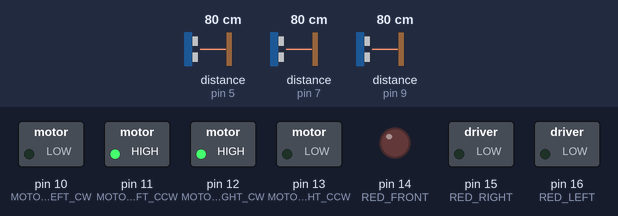
Recording of a sketch running on a simulated Arduino Uno, built with avr-gcc and run on an emulated ATmega328P. Shown: switched loads named in the sketch (green lamp = pin HIGH), output pins drawn as LEDs (lit = HIGH). Wiring (inferred from the names in the program): 3 × ultrasonic range finder: trigger pin 4, echo pin 5 / trigger pin 6, echo pin 7 / trigger pin 8, echo pin 9. Dashed ring = blinking. The test bench sets the inputs (shaded band); at power-on: distance to the obstacle (sensors on pin 5, pin 7, pin 9) 80 cm. The echo pulse lasts 58.3 µs per cm; pins used as bus, display or sensor lines are not drawn; what the sketch prints to the serial monitor is not drawn.

Above: at 1.5 s.
1.6 s: distance to the obstacle (sensor on pin 5) set to 7 cm
3.3 s: distance to the obstacle (sensor on pin 5) set to 4 cm
At 4.22 s:
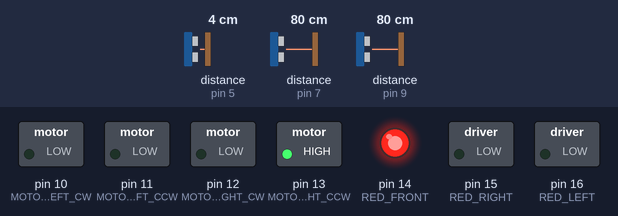
6.8 s: distance to the obstacle (sensor on pin 7) set to 7 cm
10.3 s: distance to the obstacle (sensor on pin 7) set to 4 cm
At 11.1 s:
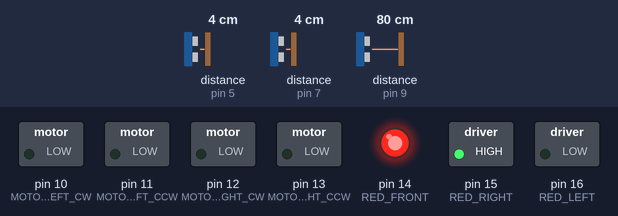
At 12.09 s:
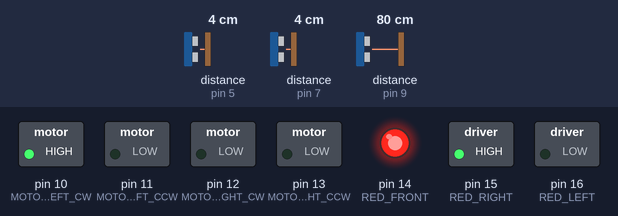
13.8 s: distance to the obstacle (sensor on pin 9) set to 7 cm
17.3 s: distance to the obstacle (sensor on pin 9) set to 4 cm
At 18.3 s:
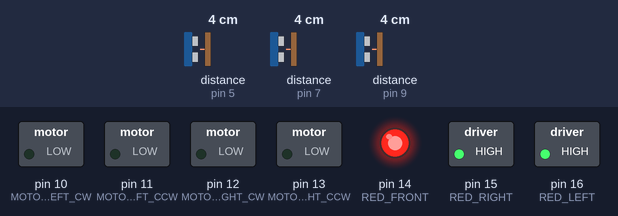
Timing chart, 0 to 20.3 s (numbered marks = the images above; inputs shaded):
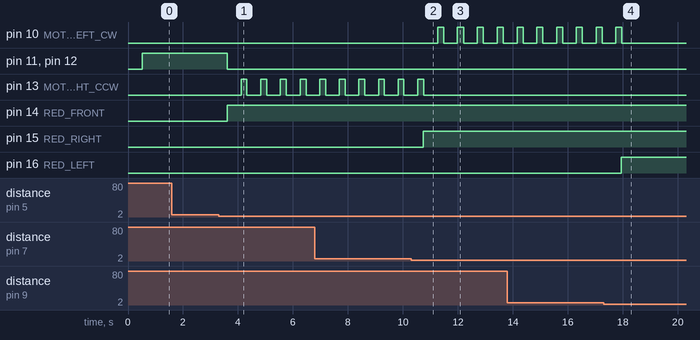

Measured:
- the behaviour switches between 6 and 5 cm on distance to the obstacle (sensor on pin 5) (found by bisection; images 0 and 1)
- the behaviour switches between 6 and 5 cm on distance to the obstacle (sensor on pin 7) (found by bisection; images 1 and 2)
- the behaviour switches between 6 and 5 cm on distance to the obstacle (sensor on pin 9) (found by bisection; images 3 and 4)
- after the input at 1.6 s, every drawn part: stays the same
- after the input at 3.3 s, pin 11 (MOTOR_LEFT_CCW), pin 12 (MOTOR_RIGHT_CW): HIGH → LOW after 0.31 s; pin 13 (MOTOR_RIGHT_CCW): alternates HIGH for 0.22 s and LOW for 0.50 s, starting after 0.81 s; pin 14 (RED_FRONT): LOW → HIGH after 0.31 s
- after the input at 10.3 s, pin 10 (MOTOR_LEFT_CW): alternates HIGH for 0.22 s and LOW for 0.50 s, starting after 0.96 s; pin 13 (MOTOR_RIGHT_CCW): goes on until 10.8 s, then stays LOW; pin 15 (RED_RIGHT): LOW → HIGH after 0.45 s
- after the input at 17.3 s, pin 10 (MOTOR_LEFT_CW): goes on until 18.0 s, then stays LOW; pin 16 (RED_LEFT): LOW → HIGH after 0.65 s

The sketch:

AutoDrivingTest6.ino
```cpp
/////////////////////////////////////////////////
//  하이로보 현장실습 과제                       //
//  자율주행 미로 탈출 RC 카 제작                //
//  초음파 센서 3개, RGB LED 3개, DC 모터 2개   //
//////////////////////////////////////////////

#define ULTRA_FRONT_TRIG 4 // 3번 초음파 센서 Trigger
#define ULTRA_FRONT_ECHO 5 // 3번 초음파 센서 Echo
#define ULTRA_RIGHT_TRIG 6 // 2번 초음파 센서 Trigger
#define ULTRA_RIGHT_ECHO 7 // 2번 초음파 센서 Echo
#define ULTRA_LEFT_TRIG 8 // 1번 초음파 센서 Trigger
#define ULTRA_LEFT_ECHO 9 // 1번 초음파 센서 Echo
#define MOTOR_LEFT_CW 10 // 왼쪽 모터 역회전
#define MOTOR_LEFT_CCW 11 // 왼쪽 모터 정회전
#define MOTOR_RIGHT_CW 12 // 오른쪽 모터 정회전
#define MOTOR_RIGHT_CCW 13 // 오른쪽 모터 역회전
#define RED_FRONT 14 // (A0) RGB LED 3번의 RED
#define RED_RIGHT 15 // (A1) RGB LED 2번의 RED
#define RED_LEFT 16 // (A2) RGB LED 1번의 RED

// 1번(좌측), 2번(우측), 3번(정면)
// RGB LED(Analog Pin 0~3), DC Motor(Digital Pin 10~13), UltraSound(Digital Pin 4~9)

int Duration_Front, Duration_Left, Duration_Right;
int Distance_Front, Distance_Left, Distance_Right;
int CASE, Front, Left, Right;

/* 초기화 부분*/
void setup() {
  Serial.begin(9600); //시리얼 모니터 확인용 : Baudrate=9600
  Pin_Init(); //Digita Pin 활성화
  Device_Init(); //각 센서 초기화
}

/* 반복 실행 부분*/
void loop() {
  // 초음파 센서로 거리 측정 (좌측)
  digitalWrite(ULTRA_LEFT_TRIG,HIGH);   // 센서에 Trig 신호 입력
  delayMicroseconds(10);  // 10us 정도 유지 (고정)
  digitalWrite(ULTRA_LEFT_TRIG,LOW);    // Trig 신호 off
  Duration_Left = pulseIn(ULTRA_LEFT_ECHO, HIGH);  // Echo pin: HIGH->Low 간격을 측정
  Distance_Left = microsecondsToCentimeters(Duration_Left);  // 거리(cm)로 변환, 왼쪽 거리 측정
  if(Distance_Left < 5)  // 왼쪽 거리가 너무 가까우면
  {
    digitalWrite(RED_LEFT,HIGH); // RED1 On
    //Serial.println("LEFT <Too Close>"); // 경고 메시지
    Left = 2;
  }
  /*else if(Distance_Left < 8) // 적정거리 유지
  {
    Left = 2;
  }*/
  else
  {
    digitalWrite(RED_LEFT,LOW); // RED1 Off
    Left = 0;
  }
  // 초음파 센서로 거리 측정 (우측)
  digitalWrite(ULTRA_RIGHT_TRIG,HIGH);   // 센서에 Trig 신호 입력
  delayMicroseconds(10);  // 10us 정도 유지 (고정)
  digitalWrite(ULTRA_RIGHT_TRIG,LOW);    // Trig 신호 off
  Duration_Right = pulseIn(ULTRA_RIGHT_ECHO, HIGH);  // Echo pin: HIGH->Low 간격을 측정
  Distance_Right = microsecondsToCentimeters(Duration_Right);  // 거리(cm)로 변환, 오른쪽 거리 측정
  if(Distance_Right < 5)  // 왼쪽 거리가 너무 가까우면
  {
    digitalWrite(RED_RIGHT,HIGH); // RED2 On
    //Serial.println("RIGHT <Too Close>"); // 경고 메시지
    Right = 1;
  }
  else
  {
    digitalWrite(RED_RIGHT,LOW); // RED2 Off
    Right = 0;
  }
  // 초음파 센서로 거리 측정 (정면)
  digitalWrite(ULTRA_FRONT_TRIG,HIGH);   // 센서에 Trig 신호 입력
  delayMicroseconds(10);  // 10us 정도 유지 (고정)
  digitalWrite(ULTRA_FRONT_TRIG,LOW);    // Trig 신호 off
  Duration_Front = pulseIn(ULTRA_FRONT_ECHO, HIGH);  // Echo pin: HIGH->Low 간격을 측정
  Distance_Front = microsecondsToCentimeters(Duration_Front);  // 거리(cm)로 변환, 정면 거리 측정
  if(Distance_Front < 5)  // 정면 거리가 너무 가까우면
  {
    digitalWrite(RED_FRONT,HIGH); // RED3 On
    //Serial.println("FRONT <Too Close>"); // 경고 메시지
    Front = 4;
  }
  else
  {
    digitalWrite(RED_FRONT,LOW); // RED3 Off
    Front = 0;
  }

  CASE = Front + Left + Right;
  switch (CASE) // 경우의 수를 판단한다
  {
    case 0 :  Serial.println("CASE 0 : 장애물이 없습니다!!");
              Motor_Forward(); // 직진
              break;

    case 1 :  Serial.println("CASE 1 : '오른쪽'만 막혔습니다!");
              Motor_Forward(); // 직진
              break;

    case 2 :  //delay(500);
              Serial.println("CASE 2 : '왼쪽'만 막혔습니다!");
              Motor_Right(); // 우회전
              break;

    case 3 :  Serial.println("CASE 3 : '양 옆'이 모두 막혔습니다!");
              Motor_Forward(); // 직진
              break;

    case 4 :  //delay(500);
              Serial.println("CASE 4 : '정면'만 막혔습니다!");
              Motor_Right(); // 우회전
              break;

    case 5 :  //delay(500);
              Serial.println("CASE 5 : '정면'과 '오른쪽'이 막혔습니다!");
              Motor_Left(); // 좌회전
              break;

    case 6 :  //delay(500);
              Serial.println("CASE 6 : '정면'과 '왼쪽'이 막혔습니다!");
              Motor_Right(); // 우회전
              break;

    case 7 :  //delay(500);
              Serial.println("CASE 7 : '사방'이 '모두' 막혔습니다!");
              Motor_Turn(); // 180도 회전
              break;
  }

  Serial_Monitor(); // 시리얼 모니터 확인
  delay(200); // 0.2초 대기 후 다시 측정
}

//////////////////////////////////////
/////// 사용자 임의 함수 정의 //////////
////////////////////////////////////

int microsecondsToCentimeters(int microseconds)
{
  // 측정거리(Distance)를 cm로 변환하는 함수
  return microseconds/29/2;
}

void Pin_Init(void)
{
  // Digital Pin 활성화
  pinMode(ULTRA_LEFT_TRIG,OUTPUT);  // 1번 초음파 센서 Trig 핀
  pinMode(ULTRA_LEFT_ECHO,INPUT);   // 1번 초음파 센서 Echo 핀
  pinMode(ULTRA_RIGHT_TRIG,OUTPUT);  // 2번 초음파 센서 Trig 핀
  pinMode(ULTRA_RIGHT_ECHO,INPUT);   // 2번 초음파 센서 Echo 핀
  pinMode(ULTRA_FRONT_TRIG,OUTPUT);  // 3번 초음파 센서 Trig 핀
  pinMode(ULTRA_FRONT_ECHO,INPUT);   // 3번 초음파 센서 Echo 핀
  pinMode(MOTOR_LEFT_CW,OUTPUT); // 왼쪽 DC Motor 정회전 핀
  pinMode(MOTOR_LEFT_CCW,OUTPUT); // 왼쪽 DC Motor 역회전 핀
  pinMode(MOTOR_RIGHT_CW,OUTPUT); // 오른쪽 DC Motor 정회전 핀
  pinMode(MOTOR_RIGHT_CCW,OUTPUT); // 오른쪽 DC Motor 역회전 핀
  pinMode(RED_LEFT,OUTPUT);  // Red1 핀
  pinMode(RED_RIGHT,OUTPUT);  // Red2 핀
  pinMode(RED_FRONT,OUTPUT);  // Red3 핀
}

void Device_Init(void)
{
  // Device 초기화
  digitalWrite(ULTRA_LEFT_TRIG,LOW);    // 1번 초음파 센서 Trig 신호 off
  digitalWrite(ULTRA_RIGHT_TRIG,LOW);    // 2번 초음파 센서 Trig 신호 off
  digitalWrite(ULTRA_FRONT_TRIG,LOW);    // 3번 초음파 센서 Trig 신호 off
  digitalWrite(RED_LEFT,LOW);    // RGB LED 1번의 RED Off
  digitalWrite(RED_RIGHT,LOW);    // RGB LED 2번의 RED off
  digitalWrite(RED_FRONT,LOW);    // RGB LED 3번의 RED off
  digitalWrite(MOTOR_LEFT_CW,LOW); // Motor L1 off
  digitalWrite(MOTOR_LEFT_CCW,LOW); // Motor L2 off
  digitalWrite(MOTOR_RIGHT_CW,LOW); // Motor R1 off
  digitalWrite(MOTOR_RIGHT_CCW,LOW); // Motor R2 off
}

void Serial_Monitor(void)
{
  // 시리얼 모니터 확인
  Serial.println("<거리 측정 결과>");
  Serial.print("좌측 : ");
  Serial.print(Distance_Left);
  Serial.println("cm");
  Serial.print("우측 : ");
  Serial.print(Distance_Right);
  Serial.println("cm");
  Serial.print("정면 : ");
  Serial.print(Distance_Front);
  Serial.println("cm");
  Serial.println("");
}

void Motor_Forward()
{
  // 모터 전진
  Serial.println("'전진'합니다!");
  delay(500);
  digitalWrite(MOTOR_LEFT_CW,LOW);
  digitalWrite(MOTOR_LEFT_CCW,HIGH);
  digitalWrite(MOTOR_RIGHT_CW,HIGH);
  digitalWrite(MOTOR_RIGHT_CCW,LOW);
}

void Motor_Backward()
{
  // 모터 후진
  Serial.println("'후진'합니다!");
  delay(500);
  digitalWrite(MOTOR_LEFT_CW,HIGH);
  digitalWrite(MOTOR_LEFT_CCW,LOW);
  digitalWrite(MOTOR_RIGHT_CW,LOW);
  digitalWrite(MOTOR_RIGHT_CCW,HIGH);
}

void Motor_Left()
{
  // 모터 좌회전 (좌측의 측정 거리가 멀면)
  Serial.println("'좌회전'합니다!");
  digitalWrite(MOTOR_LEFT_CW,LOW); // Motor L1 off
  digitalWrite(MOTOR_LEFT_CCW,LOW); // Motor L2 off
  digitalWrite(MOTOR_RIGHT_CW,LOW); // Motor R1 off
  digitalWrite(MOTOR_RIGHT_CCW,LOW); // Motor R2 off
  delay(500);
  //digitalWrite(RED_LEFT,LOW); // RED1 Off
  digitalWrite(MOTOR_LEFT_CW,HIGH);
  //digitalWrite(MOTOR_LEFT_CCW,LOW);
  //digitalWrite(MOTOR_RIGHT_CW,LOW);
  //digitalWrite(MOTOR_RIGHT_CCW,HIGH);
}

void Motor_Right()
{
  // 모터 우회전 (우측의 측정 거리가 멀면)
  Serial.println("'우회전'합니다!");
  digitalWrite(MOTOR_LEFT_CW,LOW); // Motor L1 off
  digitalWrite(MOTOR_LEFT_CCW,LOW); // Motor L2 off
  digitalWrite(MOTOR_RIGHT_CW,LOW); // Motor R1 off
  digitalWrite(MOTOR_RIGHT_CCW,LOW); // Motor R2 off
  delay(500);
  //digitalWrite(MOTOR_LEFT_CW,HIGH);
  //digitalWrite(MOTOR_LEFT_CCW,LOW);
  //digitalWrite(MOTOR_RIGHT_CW,LOW);
  digitalWrite(MOTOR_RIGHT_CCW,HIGH);
}

void Motor_Turn()
{
  // 모터 180도 회전
  Serial.print("'180도 회전'합니다!");
  digitalWrite(MOTOR_LEFT_CW,LOW); // Motor L1 off
  digitalWrite(MOTOR_LEFT_CCW,LOW); // Motor L2 off
  digitalWrite(MOTOR_RIGHT_CW,LOW); // Motor R1 off
  digitalWrite(MOTOR_RIGHT_CCW,LOW); // Motor R2 off
  delay(500);
  //digitalWrite(RED_LEFT,LOW); // RED1 Off
  //digitalWrite(RED_RIGHT,LOW); // RED1 Off
  //digitalWrite(MOTOR_LEFT_CW,HIGH);
  //digitalWrite(MOTOR_LEFT_CCW,LOW);
  //digitalWrite(MOTOR_RIGHT_CW,LOW);
  //digitalWrite(MOTOR_RIGHT_CCW,HIGH);
}

void Motor_Stop()
{
  // 모터 정지 (앞이 막혔으면)
  digitalWrite(MOTOR_LEFT_CW,LOW); // Motor L1 off
  digitalWrite(MOTOR_LEFT_CCW,LOW); // Motor L2 off
  digitalWrite(MOTOR_RIGHT_CW,LOW); // Motor R1 off
  digitalWrite(MOTOR_RIGHT_CCW,LOW); // Motor R2 off
  delay(500);
}

// 경우의 수
// 각 경우마다 번호 부여
// 케이스 함수로 번호 때 구현할 내용

// 전진 - 앞이 뚫려 있을 때, 좌 우에 벽이 있을 때 (적정 거리 판단 필요)

// 정지 - 앞이 너무 가까울 때 정지 후 회전 판단, 좌 우가 너무 가까울 때

// 좌회전 - 왼쪽 측정 거리가 멀면 && 앞이 막혀 있으면 좌회전

// 우회전 - 오른쪽 측정 거리가 멀면 무조건 좌회전

// 180도 회전

// 동작 순서 : 초음파 센서로 거리 판단 -> 정지 -> 회전 판단 -> 전진
```
